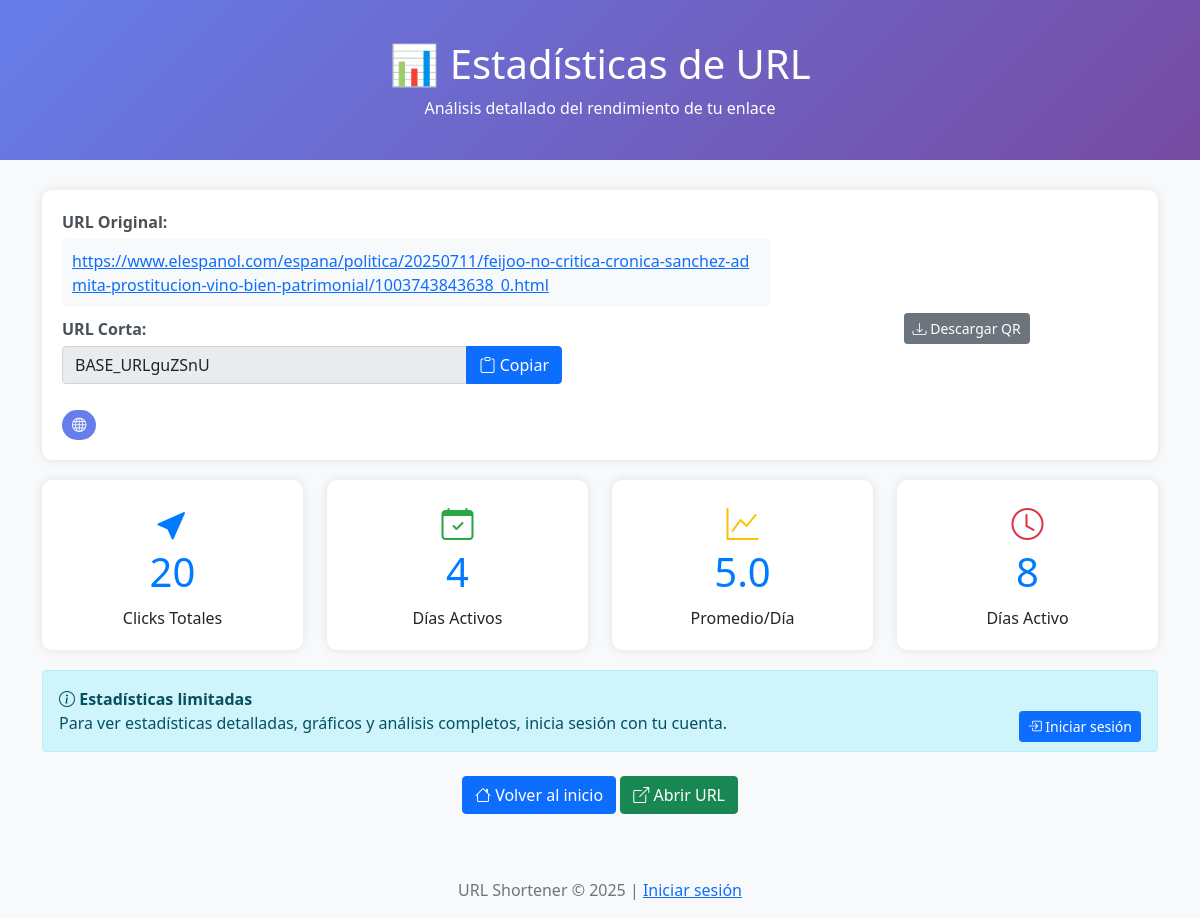
The page /stats.php?code=guZSnU on the database as committed earlier.
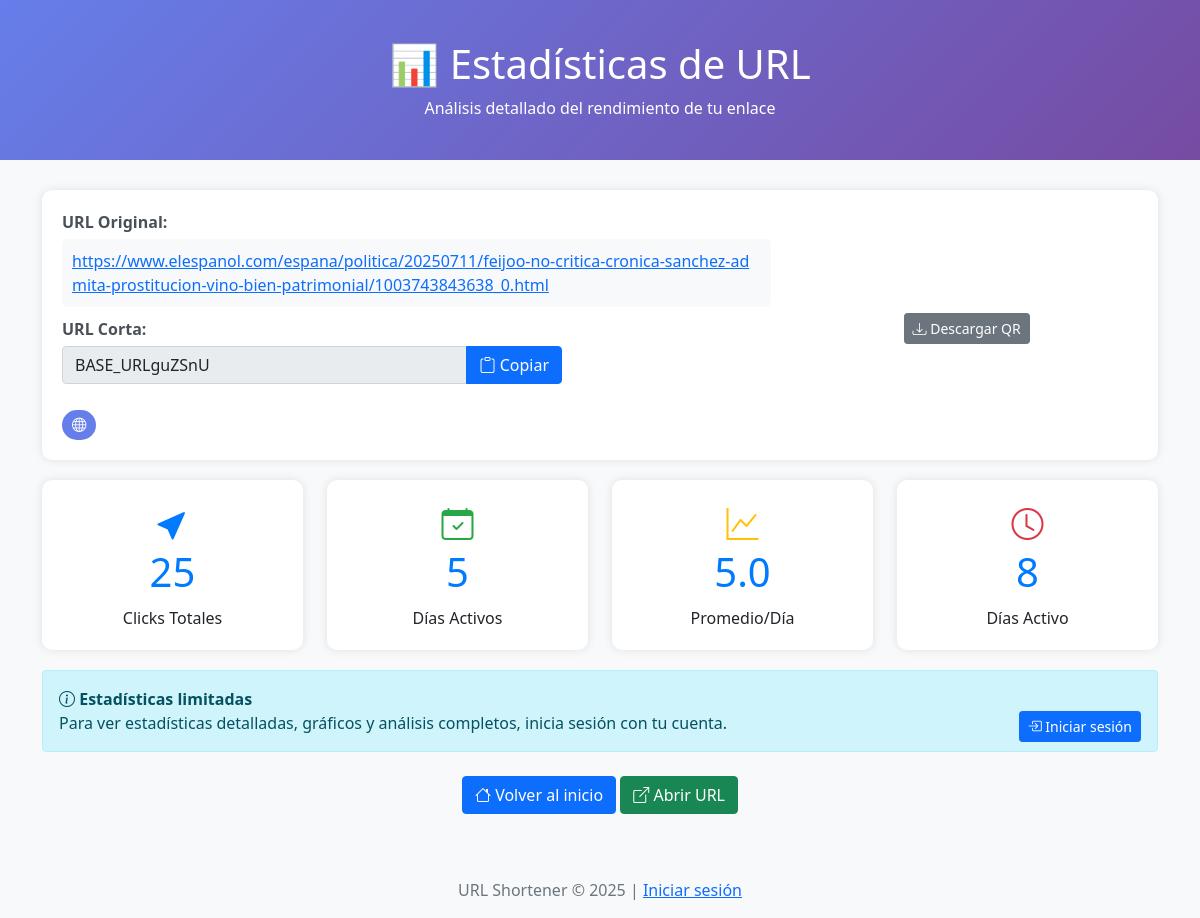
The same page on the database as committed later.
### tables this page shows
CREATE TABLE `urls` (
  `id` int NOT NULL,
  `user_id` int DEFAULT NULL,
  `domain_id` int DEFAULT NULL,
  `short_code` varchar(100) NOT NULL,
  `original_url` text NOT NULL,
  `created_at` timestamp NULL DEFAULT CURRENT_TIMESTAMP,
  `clicks` int DEFAULT '0',
  `last_click` timestamp NULL DEFAULT NULL,
  `ip_address` varchar(45) DEFAULT NULL,
  `user_agent` text,
  `active` tinyint(1) DEFAULT '1',
  `is_public` tinyint(1) DEFAULT '1',
  `title` varchar(255) DEFAULT NULL,
  `description` text
);

### stats.php (the view, shortened to what the changed rows need)
<?php
$shortCode = $_GET['code'] ?? '';
try {
    $pdo = new PDO("mysql:host=" . DB_HOST . ";dbname=" . DB_NAME, DB_USER, DB_PASS);
    $pdo->setAttribute(PDO::ATTR_ERRMODE, PDO::ERRMODE_EXCEPTION);
} catch(PDOException $e) {
    die("Error de conexión: " . $e->getMessage());
}
try {
    $stmt = $pdo->prepare("
        SELECT u.*, cd.domain as custom_domain
        FROM urls u
        LEFT JOIN custom_domains cd ON u.domain_id = cd.id
        WHERE u.short_code = ? AND u.active = 1
    ");
    $stmt->execute([$shortCode]);
    $url_data = $stmt->fetch();
} catch (PDOException $e) {
    $stmt = $pdo->prepare("SELECT * FROM urls WHERE short_code = ? AND active = 1");
    $stmt->execute([$shortCode]);
    $url_data = $stmt->fetch();
}
$total_clicks = min($url_data['clicks'], 999999);
$stmt = $pdo->prepare("
    SELECT
        DATE(clicked_at) as click_date,
        COUNT(*) as daily_clicks
    FROM click_stats
    WHERE url_id = ?
    GROUP BY DATE(clicked_at)
    ORDER BY click_date DESC
    LIMIT 30
");
$stmt->execute([$url_data['id']]);
$daily_stats = $stmt->fetchAll();
?>
<!DOCTYPE html>
<html lang="es">
<head>
    <link href="https://cdn.jsdelivr.net/npm/bootstrap@5.1.3/dist/css/bootstrap.min.css" rel="stylesheet">
    <link rel="stylesheet" href="https://cdn.jsdelivr.net/npm/bootstrap-icons@1.7.2/font/bootstrap-icons.css">
</head>
<body>
    <div class="stats-header">
        <div class="container text-center">
            <h1>📊 Estadísticas de URL</h1>
        </div>
    </div>
    <div class="container">
        <div class="url-info">
            <div class="row align-items-center">
                <div class="col-md-8">
                    <div class="url-display">
                        <a href="<?php echo htmlspecialchars($url_data['original_url']); ?>" target="_blank">
                            <?php echo htmlspecialchars($url_data['original_url']); ?>
                        </a>
                    </div>
                </div>
            </div>
        </div>
        <div class="row">
            <div class="col-md-3">
                <div class="stat-card">
                    <i class="bi bi-cursor-fill" style="font-size: 2rem; color: #007bff;"></i>
                    <h3><?php echo number_format($total_clicks); ?></h3>
                    <p class="mb-0">Clicks Totales</p>
                </div>
            </div>
            <div class="col-md-3">
                <div class="stat-card">
                    <i class="bi bi-calendar-check" style="font-size: 2rem; color: #28a745;"></i>
                    <h3><?php echo count($daily_stats); ?></h3>
                    <p class="mb-0">Días Activos</p>
                </div>
            </div>
            <div class="col-md-3">
                <div class="stat-card">
                    <i class="bi bi-graph-up" style="font-size: 2rem; color: #ffc107;"></i>
                    <h3>
                        <?php
                        $avg_clicks = count($daily_stats) > 0 ? round($total_clicks / count($daily_stats), 1) : 0;
                        echo number_format($avg_clicks, 1);
                        ?>
                    </h3>
                    <p class="mb-0">Promedio/Día</p>
                </div>
            </div>
            <div class="col-md-3">
                <div class="stat-card">
                    <i class="bi bi-clock" style="font-size: 2rem; color: #dc3545;"></i>
                    <h3>
                        <?php
                        $days_since = (strtotime('now') - strtotime($url_data['created_at'])) / 86400;
                        echo round($days_since);
                        ?>
                    </h3>
                    <p class="mb-0">Días Activo</p>
                </div>
            </div>
        </div>
    </div>
</body>
</html>

Rows that differ between the two databases and show on the page:
changed urls: clicks "20" → "25"
Other text that changed with them:
count($daily_stats): "4" → "5"
